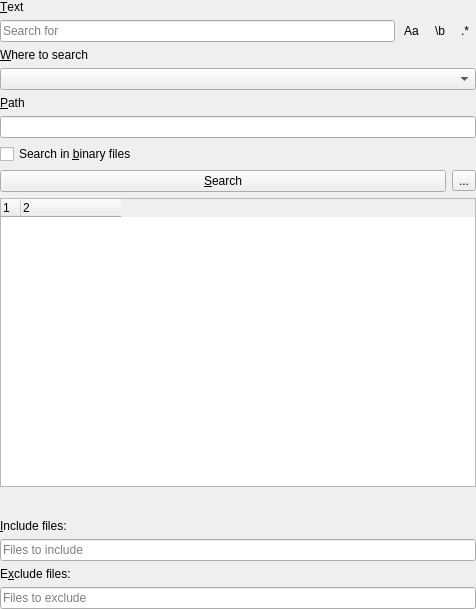
<?xml version="1.0" encoding="UTF-8"?>
<ui version="4.0">
 <class>ProjectSearchGUI</class>
 <widget class="QWidget" name="ProjectSearchGUI">
  <property name="geometry">
   <rect>
    <x>0</x>
    <y>0</y>
    <width>476</width>
    <height>609</height>
   </rect>
  </property>
  <property name="focusPolicy">
   <enum>Qt::FocusPolicy::StrongFocus</enum>
  </property>
  <property name="windowTitle">
   <string>Form</string>
  </property>
  <layout class="QGridLayout" name="gridLayout">
   <property name="leftMargin">
    <number>0</number>
   </property>
   <property name="topMargin">
    <number>0</number>
   </property>
   <property name="rightMargin">
    <number>0</number>
   </property>
   <property name="bottomMargin">
    <number>0</number>
   </property>
   <item row="1" column="0" colspan="2">
    <layout class="QHBoxLayout" name="searchLayout">
     <property name="spacing">
      <number>2</number>
     </property>
     <item>
      <widget class="QLineEdit" name="searchFor">
       <property name="placeholderText">
        <string>Search for</string>
       </property>
      </widget>
     </item>
     <item>
      <widget class="QToolButton" name="caseSensitiveBtn">
       <property name="toolTip">
        <string>Case Sensitive</string>
       </property>
       <property name="text">
        <string>Aa</string>
       </property>
       <property name="checkable">
        <bool>true</bool>
       </property>
       <property name="autoRaise">
        <bool>true</bool>
       </property>
      </widget>
     </item>
     <item>
      <widget class="QToolButton" name="wholeWordBtn">
       <property name="toolTip">
        <string>Whole Word</string>
       </property>
       <property name="text">
        <string>\b</string>
       </property>
       <property name="checkable">
        <bool>true</bool>
       </property>
       <property name="autoRaise">
        <bool>true</bool>
       </property>
      </widget>
     </item>
     <item>
      <widget class="QToolButton" name="regexBtn">
       <property name="toolTip">
        <string>Regular Expression</string>
       </property>
       <property name="text">
        <string>.*</string>
       </property>
       <property name="checkable">
        <bool>true</bool>
       </property>
       <property name="autoRaise">
        <bool>true</bool>
       </property>
      </widget>
     </item>
    </layout>
   </item>
   <item row="10" column="0" colspan="2">
    <widget class="QLabel" name="message">
     <property name="text">
      <string/>
     </property>
    </widget>
   </item>
   <item row="0" column="0" colspan="2">
    <widget class="QLabel" name="label">
     <property name="text">
      <string>&amp;Text</string>
     </property>
     <property name="buddy">
      <cstring>searchFor</cstring>
     </property>
    </widget>
   </item>
   <item row="3" column="0" colspan="2">
    <widget class="QComboBox" name="sourceCombo"/>
   </item>
   <item row="8" column="0" colspan="2">
    <widget class="QTreeWidget" name="treeWidget">
     <property name="columnCount">
      <number>2</number>
     </property>
     <attribute name="headerCascadingSectionResizes">
      <bool>true</bool>
     </attribute>
     <attribute name="headerMinimumSectionSize">
      <number>10</number>
     </attribute>
     <attribute name="headerDefaultSectionSize">
      <number>10</number>
     </attribute>
     <attribute name="headerHighlightSections">
      <bool>true</bool>
     </attribute>
     <attribute name="headerShowSortIndicator" stdset="0">
      <bool>false</bool>
     </attribute>
     <attribute name="headerStretchLastSection">
      <bool>false</bool>
     </attribute>
     <column>
      <property name="text">
       <string notr="true">1</string>
      </property>
     </column>
     <column>
      <property name="text">
       <string notr="true">2</string>
      </property>
     </column>
    </widget>
   </item>
   <item row="16" column="0" colspan="2">
    <widget class="QLineEdit" name="excludeFiles">
     <property name="placeholderText">
      <string>Files to exclude</string>
     </property>
    </widget>
   </item>
   <item row="2" column="0" colspan="2">
    <widget class="QLabel" name="label_4">
     <property name="text">
      <string>&amp;Where to search</string>
     </property>
     <property name="buddy">
      <cstring>sourceCombo</cstring>
     </property>
    </widget>
   </item>
   <item row="15" column="0">
    <widget class="QLabel" name="label_3">
     <property name="text">
      <string>E&amp;xclude files:</string>
     </property>
     <property name="buddy">
      <cstring>excludeFiles</cstring>
     </property>
    </widget>
   </item>
   <item row="6" column="0" colspan="2">
    <widget class="QCheckBox" name="searchInBinaryFiles">
     <property name="text">
      <string>Search in &amp;binary files</string>
     </property>
    </widget>
   </item>
   <item row="7" column="1">
    <widget class="QToolButton" name="collapseFileNames">
     <property name="acceptDrops">
      <bool>false</bool>
     </property>
     <property name="toolTip">
      <string>Show only file names (collapse top level views)</string>
     </property>
     <property name="text">
      <string>...</string>
     </property>
     <property name="icon">
      <iconset theme="view-sidetree"/>
     </property>
     <property name="checkable">
      <bool>true</bool>
     </property>
     <property name="autoRaise">
      <bool>false</bool>
     </property>
    </widget>
   </item>
   <item row="5" column="0" colspan="2">
    <widget class="PathWidget" name="pathEdit"/>
   </item>
   <item row="7" column="0">
    <widget class="QPushButton" name="searchButton">
     <property name="text">
      <string>&amp;Search</string>
     </property>
    </widget>
   </item>
   <item row="13" column="0" colspan="2">
    <widget class="QLineEdit" name="includeFiles">
     <property name="placeholderText">
      <string>Files to include</string>
     </property>
    </widget>
   </item>
   <item row="12" column="0">
    <widget class="QLabel" name="label_2">
     <property name="text">
      <string>&amp;Include files:</string>
     </property>
     <property name="buddy">
      <cstring>includeFiles</cstring>
     </property>
    </widget>
   </item>
   <item row="4" column="0" colspan="2">
    <widget class="QLabel" name="pathEditLabel">
     <property name="text">
      <string>&amp;Path</string>
     </property>
     <property name="buddy">
      <cstring>pathEdit</cstring>
     </property>
    </widget>
   </item>
   <item row="9" column="0">
    <widget class="LoadingWidget" name="progressIndicator" native="true"/>
   </item>
  </layout>
 </widget>
 <customwidgets>
  <customwidget>
   <class>PathWidget</class>
   <extends>QLineEdit</extends>
   <header>pathwidget.h</header>
   <container>1</container>
  </customwidget>
  <customwidget>
   <class>LoadingWidget</class>
   <extends>QWidget</extends>
   <header>widgets/LoadingWidget.hpp</header>
   <container>1</container>
  </customwidget>
 </customwidgets>
 <resources/>
 <connections>
  <connection>
   <sender>searchFor</sender>
   <signal>returnPressed()</signal>
   <receiver>searchButton</receiver>
   <slot>click()</slot>
   <hints>
    <hint type="sourcelabel">
     <x>249</x>
     <y>40</y>
    </hint>
    <hint type="destinationlabel">
     <x>253</x>
     <y>180</y>
    </hint>
   </hints>
  </connection>
  <connection>
   <sender>includeFiles</sender>
   <signal>returnPressed()</signal>
   <receiver>searchButton</receiver>
   <slot>click()</slot>
   <hints>
    <hint type="sourcelabel">
     <x>341</x>
     <y>91</y>
    </hint>
    <hint type="destinationlabel">
     <x>379</x>
     <y>171</y>
    </hint>
   </hints>
  </connection>
  <connection>
   <sender>excludeFiles</sender>
   <signal>returnPressed()</signal>
   <receiver>searchButton</receiver>
   <slot>click()</slot>
   <hints>
    <hint type="sourcelabel">
     <x>325</x>
     <y>140</y>
    </hint>
    <hint type="destinationlabel">
     <x>330</x>
     <y>180</y>
    </hint>
   </hints>
  </connection>
 </connections>
</ui>
